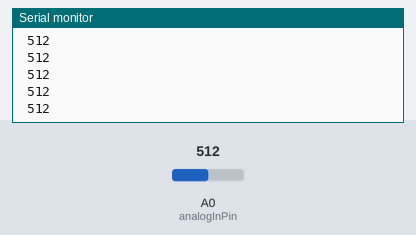
Recording of a sketch running on a simulated Arduino Uno, built with avr-gcc and run on an emulated ATmega328P. Parts: the last lines printed to the serial monitor. The test bench sets the inputs (shaded band); at power-on: A0 (analogInPin) = 512.

Above: at 1.2 s.
1.3 s: A0 (analogInPin) set to 108
At 1.9 s:
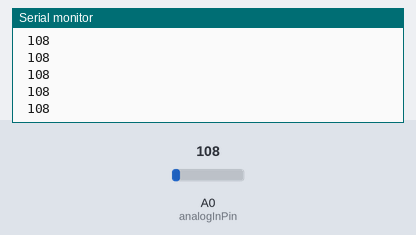
2.8 s: A0 (analogInPin) set to 93
At 3.9 s:
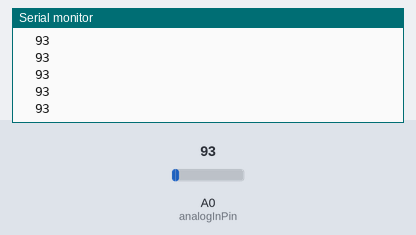
4.7 s: A0 (analogInPin) set to 11
At 5.2 s:
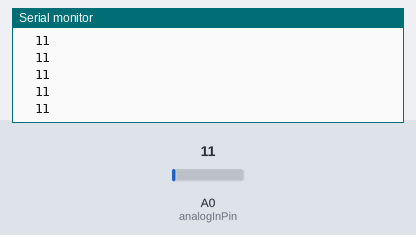
6.2 s: A0 (analogInPin) set to 8
At 7.1 s:
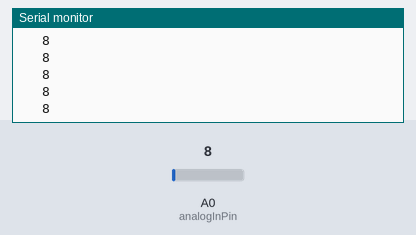

Measured:
- the behaviour switches between 100 and 99 on A0 (analogInPin) (found by bisection; images 1 and 2)
- the behaviour switches between 10 and 9 on A0 (analogInPin) (found by bisection; images 3 and 4)
- after the input at 1.3 s, the serial monitor: prints a new line after 0.07 s (image 1)
- after the input at 2.8 s, the serial monitor: prints a new line after 0.07 s (image 2)
- after the input at 4.7 s, the serial monitor: prints a new line after 0.07 s (image 3)
- after the input at 6.2 s, the serial monitor: prints a new line after 0.07 s (image 4)

The sketch:

serialOut.ino
```cpp
// These constants won't change. They're used to give names to the pins used:
const int analogInPin = 14;  // Analog input pin that the potentiometer is attached to

int sensorValue = 0;        // value read from the pot
char buffer[32];

void setup() {
  // initialize serial communications at 9600 bps:
  Serial.begin(9600);
  analogReference(EXTERNAL);
}

void loop() {
  // read the analog in value:
  sensorValue = analogRead(analogInPin);

  // print the results to the Serial Monitor:
  sprintf( buffer, "%4d\n", sensorValue);
  Serial.print(buffer);

  // wait 2 milliseconds before the next loop for the analog-to-digital
  // converter to settle after the last reading:
  delay(1);
}
```
